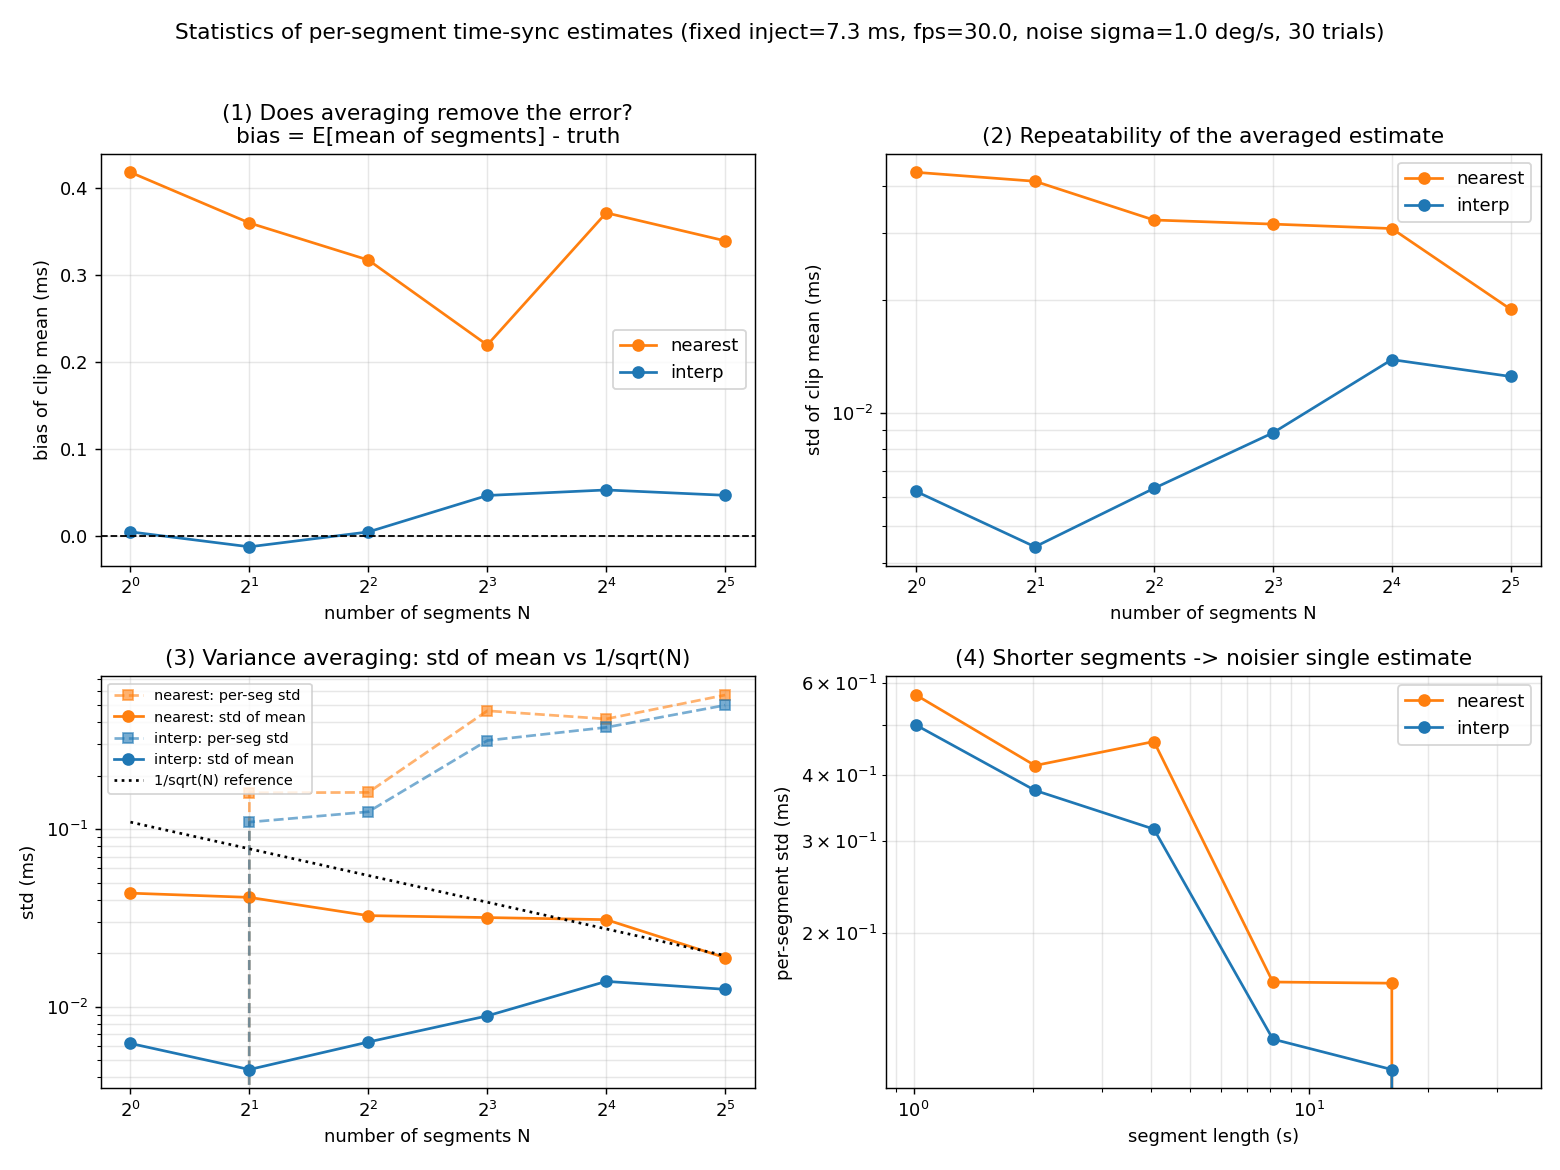

Recreate this plot in Python.
"""Statistical study of per-segment time-sync estimates.

Question: the per-segment estimates scatter by ~1 ms, but their *mean* looks
close to the truth. How does that hold up statistically?

We inject ONE fixed offset, split the clip into N segments, and average the
per-segment estimates into a single "clip estimate". Repeating over many noise
realizations we measure, for each segment count N:

  * bias      = E[mean_seg_offset] - truth          (does averaging remove error?)
  * std_mean  = std of the clip estimate over trials (repeatability of the mean)
  * std_seg   = typical std *within* one trial's N segments (raw per-segment scatter)

Two predictions to check:
  1. If per-segment error were pure independent noise, std_mean ~ std_seg / sqrt(N).
  2. nearest lookup carries a deterministic +bias that averaging CANNOT remove;
     interp removes it, so its mean converges to the truth.

Outputs a 4-panel plot + CSV.

Run:  python3 segment_stats.py [quat_csv] [fps] [inject_ms] [noise] [trials]
"""
from __future__ import annotations

import sys
import numpy as np
import matplotlib
matplotlib.use("Agg")
import matplotlib.pyplot as plt

import autosync_time as at
from segment_experiment import build_imu, synth_video, segment_offsets


def run(quat_csv, fps, inject, noise, trials, out_png, out_csv):
    omega, imu_rate = build_imu(quat_csv)
    span_s = (omega.t[-1] - omega.t[0]) / 1000.0
    print(f"IMU: {len(omega)} samples ~{imu_rate:.1f} Hz, span {span_s:.1f}s, "
          f"peak |omega| {at.max_angle(omega):.1f} deg/s")
    print(f"fixed inject={inject:g} ms | fps={fps} | noise sigma={noise} deg/s | trials={trials}\n")

    seg_counts = [1, 2, 4, 8, 16, 32]
    search = 80.0
    modes = ("nearest", "interp")

    # results[mode][n] = dict of arrays over trials
    agg = {m: {} for m in modes}
    print(f"{'N':>3} {'seg_len(s)':>10} | "
          + " | ".join(f"{m+' bias':>11} {m+' sdMean':>10} {m+' sdSeg':>9}" for m in modes))
    print("-" * 92)

    for n_seg in seg_counts:
        seg_len = span_s / n_seg
        row_means = {m: [] for m in modes}      # clip estimate (mean of segs) per trial
        row_segstd = {m: [] for m in modes}     # within-trial per-seg std
        for k in range(trials):
            # one noise realization shared across both modes (fair comparison)
            rng = np.random.default_rng(abs(hash((round(inject, 1), round(noise, 1), n_seg, k))) % (2**32))
            video = synth_video(omega, fps, inject, noise, rng)
            for m in modes:
                rows = segment_offsets(video, omega, imu_rate, fps, n_seg, search, interp=(m == "interp"))
                offs = np.array([r["offset"] for r in rows if r["found"]])
                if len(offs):
                    row_means[m].append(offs.mean())
                    row_segstd[m].append(offs.std() if len(offs) > 1 else 0.0)
        for m in modes:
            cm = np.array(row_means[m])
            agg[m][n_seg] = {
                "bias": cm.mean() - inject,
                "std_mean": cm.std(),
                "std_seg": float(np.mean(row_segstd[m])),
            }
        cells = []
        for m in modes:
            a = agg[m][n_seg]
            cells.append(f"{a['bias']:>+11.4f} {a['std_mean']:>10.4f} {a['std_seg']:>9.4f}")
        print(f"{n_seg:>3} {seg_len:>10.2f} | " + " | ".join(cells))

    # ---- plot ----
    Ns = np.array(seg_counts, dtype=float)
    fig, axes = plt.subplots(2, 2, figsize=(12, 9))
    colors = {"nearest": "tab:orange", "interp": "tab:blue"}

    # (1) bias of the clip mean vs N
    ax = axes[0, 0]
    for m in modes:
        b = [agg[m][n]["bias"] for n in seg_counts]
        ax.plot(Ns, b, "o-", color=colors[m], label=m)
    ax.axhline(0, color="k", ls="--", lw=1)
    ax.set_xscale("log", base=2)
    ax.set_xlabel("number of segments N")
    ax.set_ylabel("bias of clip mean (ms)")
    ax.set_title("(1) Does averaging remove the error?\nbias = E[mean of segments] - truth")
    ax.legend(); ax.grid(True, alpha=0.3)

    # (2) repeatability of the clip mean vs N
    ax = axes[0, 1]
    for m in modes:
        s = [agg[m][n]["std_mean"] for n in seg_counts]
        ax.plot(Ns, s, "o-", color=colors[m], label=m)
    ax.set_xscale("log", base=2); ax.set_yscale("log")
    ax.set_xlabel("number of segments N")
    ax.set_ylabel("std of clip mean (ms)")
    ax.set_title("(2) Repeatability of the averaged estimate")
    ax.legend(); ax.grid(True, alpha=0.3, which="both")

    # (3) 1/sqrt(N) check: per-seg scatter vs std of the mean
    ax = axes[1, 0]
    for m in modes:
        sseg = np.array([agg[m][n]["std_seg"] for n in seg_counts])
        smean = np.array([agg[m][n]["std_mean"] for n in seg_counts])
        ax.plot(Ns, sseg, "s--", color=colors[m], alpha=0.6, label=f"{m}: per-seg std")
        ax.plot(Ns, smean, "o-", color=colors[m], label=f"{m}: std of mean")
    # ideal 1/sqrt(N) reference anchored at N=1 interp per-seg std
    base = agg["interp"][1]["std_seg"] or agg["interp"][2]["std_seg"]
    ax.plot(Ns, base / np.sqrt(Ns), "k:", lw=1.5, label="1/sqrt(N) reference")
    ax.set_xscale("log", base=2); ax.set_yscale("log")
    ax.set_xlabel("number of segments N")
    ax.set_ylabel("std (ms)")
    ax.set_title("(3) Variance averaging: std of mean vs 1/sqrt(N)")
    ax.legend(fontsize=8); ax.grid(True, alpha=0.3, which="both")

    # (4) raw per-segment scatter (shorter segments = noisier)
    ax = axes[1, 1]
    seg_lens = span_s / Ns
    for m in modes:
        sseg = [agg[m][n]["std_seg"] for n in seg_counts]
        ax.plot(seg_lens, sseg, "o-", color=colors[m], label=m)
    ax.set_xscale("log"); ax.set_yscale("log")
    ax.set_xlabel("segment length (s)")
    ax.set_ylabel("per-segment std (ms)")
    ax.set_title("(4) Shorter segments -> noisier single estimate")
    ax.legend(); ax.grid(True, alpha=0.3, which="both")

    fig.suptitle(f"Statistics of per-segment time-sync estimates "
                 f"(fixed inject={inject:g} ms, fps={fps}, noise sigma={noise} deg/s, {trials} trials)",
                 fontsize=12)
    fig.tight_layout(rect=(0, 0, 1, 0.97))
    fig.savefig(out_png, dpi=130)
    print(f"\nsaved plot -> {out_png}")

    with open(out_csv, "w") as f:
        f.write("mode,n_seg,seg_len_s,bias_ms,std_mean_ms,std_seg_ms\n")
        for m in modes:
            for n in seg_counts:
                a = agg[m][n]
                f.write(f"{m},{n},{span_s/n:.4f},{a['bias']:.5f},{a['std_mean']:.5f},{a['std_seg']:.5f}\n")
    print(f"saved data -> {out_csv}")
    return agg


if __name__ == "__main__":
    quat = sys.argv[1] if len(sys.argv) > 1 else "../../../../data/dji_quaternions_full.csv"
    fps = float(sys.argv[2]) if len(sys.argv) > 2 else 30.0
    inject = float(sys.argv[3]) if len(sys.argv) > 3 else 7.3
    noise = float(sys.argv[4]) if len(sys.argv) > 4 else 1.0
    trials = int(sys.argv[5]) if len(sys.argv) > 5 else 30
    run(quat, fps, inject, noise, trials,
        out_png="segment_stats.png", out_csv="segment_stats.csv")
